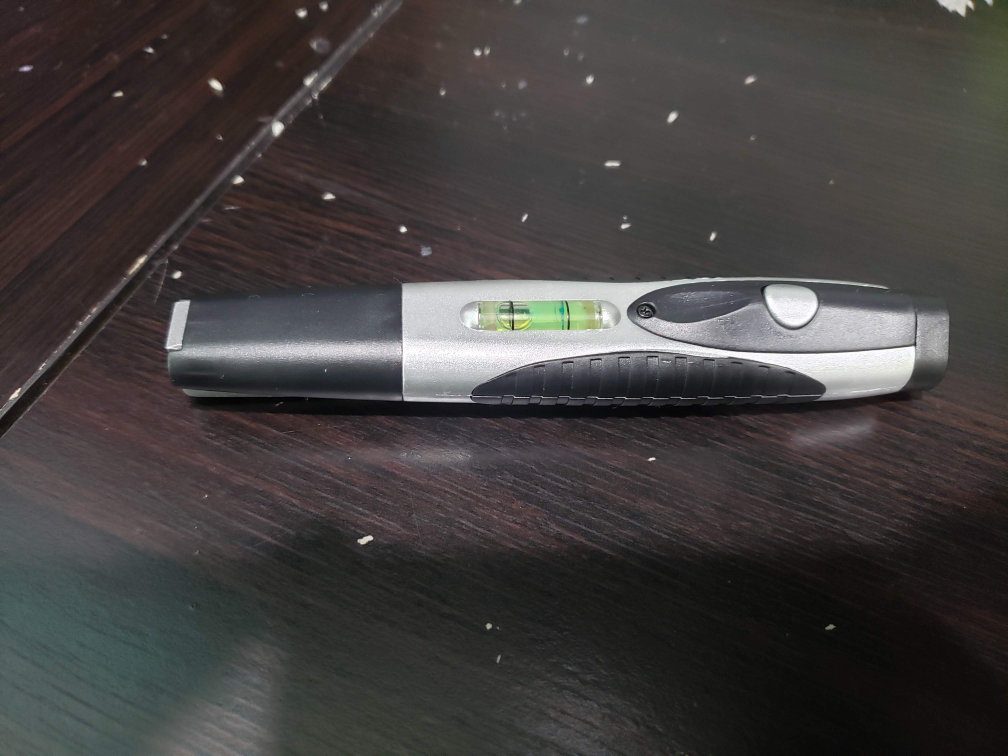
#> input picture workspace/images/img1.jpg, 4032 x 3024 px (shown at 1/4 size)
$ jupyter execute --allow-errors Untitled.ipynb   (shell and % lines are left out)
#> lines starting #> are read from the running program, lines starting #| are printed output that depends on the picture
[cell 1]
import cv2
import numpy as np
from matplotlib import pyplot as plt
import pandas as pd
import os
import sys

[cell 2]
img1 = cv2.imread("workspace/images/img1.jpg", cv2.IMREAD_GRAYSCALE)
#> img1: shape (3024, 4032); min 0, max 255, mean 64.5
plt.imshow(img1, cmap='gray')
plt.show()

img2 = cv2.imread("workspace/images/img2.jpg", cv2.IMREAD_GRAYSCALE)
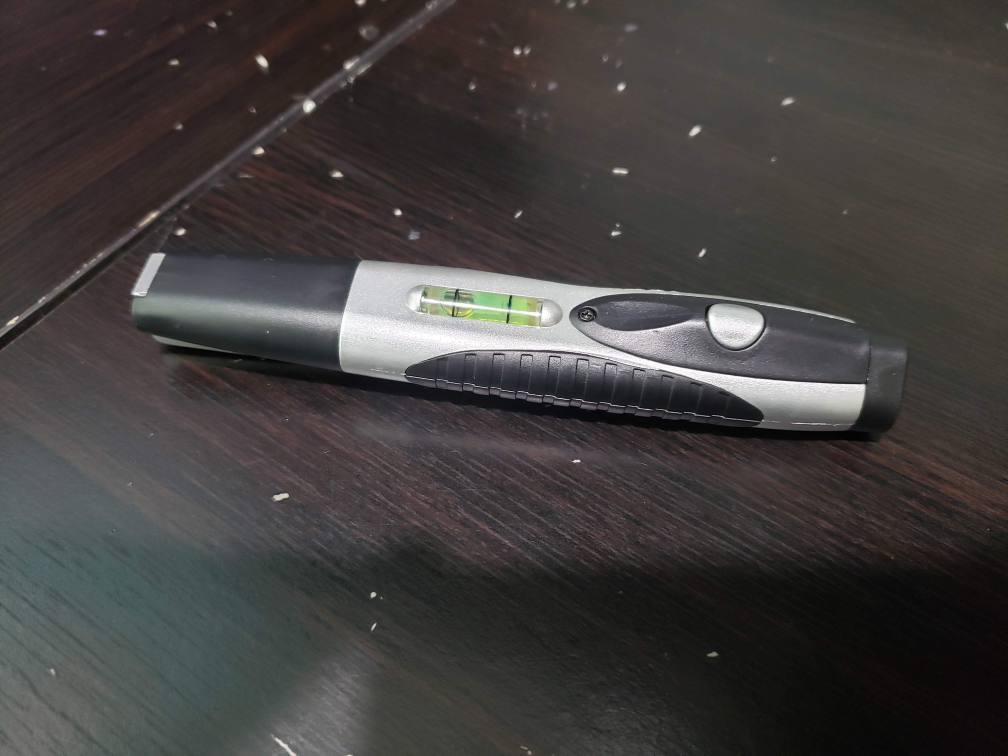
#> input picture workspace/images/img2.jpg, 4032 x 3024 px (shown at 1/4 size)
#> img2: shape (3024, 4032); min 0, max 255, mean 64.3
plt.imshow(img2, cmap='gray')
plt.show()

[cell 3]
MAX_FEATURES = 5000

# creating the ORB feature extractor
orb = cv2.ORB_create(MAX_FEATURES)

# creating feature points for first and second images
kp1, dc1 = orb.detectAndCompute(img1, None)
#> kp1 = 5000 keypoints; strongest (x, y, size): (1400, 1831, 31), (2587, 1238, 31), (1399, 1831, 37.2), (2238, 1586, 31)
kp2, dc2 = orb.detectAndCompute(img2, None)
#> kp2 = 5000 keypoints; strongest (x, y, size): (1623, 1496, 31), (1622, 1496, 37.2), (2353, 1254, 37.2), (2354, 1254, 44.6)

img1_ORB = cv2.drawKeypoints(img1, kp1, None, flags=cv2.DRAW_MATCHES_FLAGS_DRAW_RICH_KEYPOINTS)
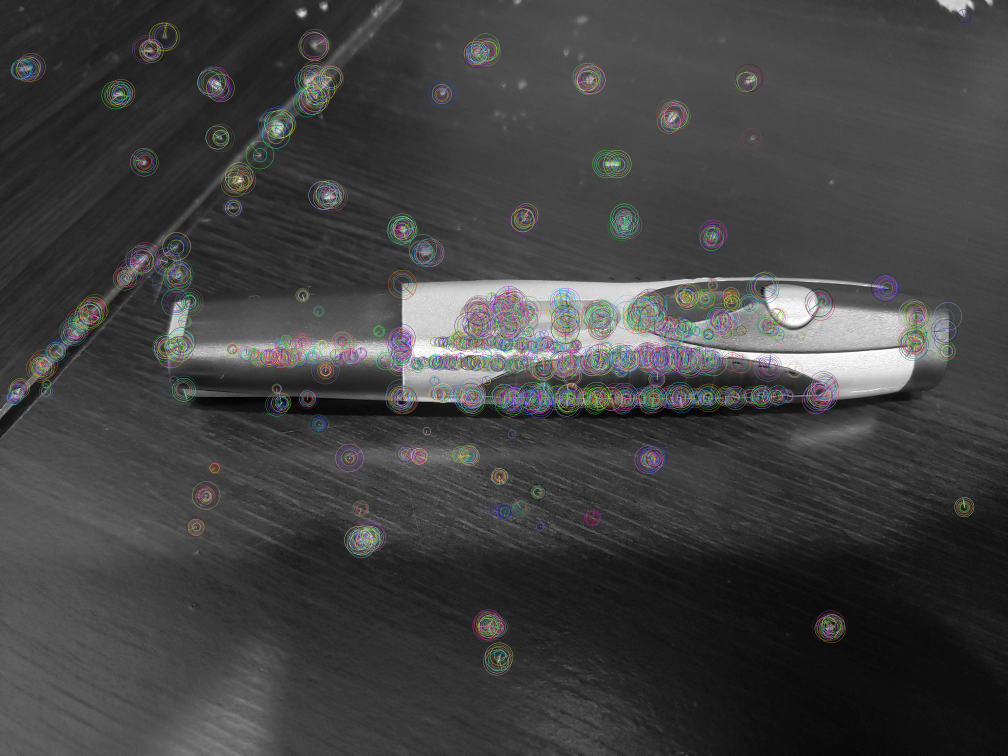
#> img1_ORB: shape (3024, 4032, 3) (shown at 1/4 size); mean of channels 0, 1, 2 65.3, 65.3, 65.3; drawn as B, G, R
plt.imshow(img1_ORB)
plt.show()

[cell 4]
GOOD_MATCH_PERCENT = 0.2

# create BFMatcher object
bf = cv2.BFMatcher(cv2.NORM_HAMMING, crossCheck = True)

# match descriptors
matches = bf.match(dc1, dc2)
#> matches = 1324 matches

# Sort matches by score
#> (the rest of this cell did not finish here and is left out)
